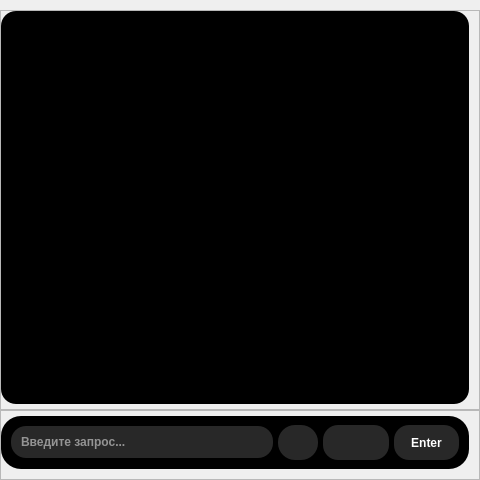
              <widget class="QFrame" name="Consol">
               <property name="sizePolicy">
                <sizepolicy hsizetype="Expanding" vsizetype="Expanding">
                 <horstretch>0</horstretch>
                 <verstretch>0</verstretch>
                </sizepolicy>
               </property>
               <property name="minimumSize">
                <size>
                 <width>480</width>
                 <height>480</height>
                </size>
               </property>
               <property name="maximumSize">
                <size>
                 <width>800</width>
                 <height>640</height>
                </size>
               </property>
               <property name="frameShape">
                <enum>QFrame::NoFrame</enum>
               </property>
               <property name="frameShadow">
                <enum>QFrame::Plain</enum>
               </property>
               <property name="lineWidth">
                <number>0</number>
               </property>
               <layout class="QVBoxLayout" name="verticalLayout_2">
                <property name="spacing">
                 <number>0</number>
                </property>
                <property name="leftMargin">
                 <number>0</number>
                </property>
                <property name="topMargin">
                 <number>10</number>
                </property>
                <property name="rightMargin">
                 <number>0</number>
                </property>
                <property name="bottomMargin">
                 <number>0</number>
                </property>
                <item>
                 <widget class="QFrame" name="Display">
                  <property name="sizePolicy">
                   <sizepolicy hsizetype="Expanding" vsizetype="Preferred">
                    <horstretch>0</horstretch>
                    <verstretch>0</verstretch>
                   </sizepolicy>
                  </property>
                  <property name="minimumSize">
                   <size>
                    <width>480</width>
                    <height>0</height>
                   </size>
                  </property>
                  <property name="maximumSize">
                   <size>
                    <width>720</width>
                    <height>600</height>
                   </size>
                  </property>
                  <property name="styleSheet">
                   <string notr="true"/>
                  </property>
                  <property name="frameShape">
                   <enum>QFrame::StyledPanel</enum>
                  </property>
                  <property name="frameShadow">
                   <enum>QFrame::Raised</enum>
                  </property>
                  <layout class="QHBoxLayout" name="horizontalLayout_4">
                   <property name="spacing">
                    <number>0</number>
                   </property>
                   <property name="leftMargin">
                    <number>0</number>
                   </property>
                   <property name="topMargin">
                    <number>0</number>
                   </property>
                   <property name="rightMargin">
                    <number>10</number>
                   </property>
                   <property name="bottomMargin">
                    <number>5</number>
                   </property>
                   <item>
                    <widget class="QTextBrowser" name="textBrowser">
                     <property name="font">
                      <font>
                       <family>System</family>
                       <pointsize>12</pointsize>
                       <weight>75</weight>
                       <bold>true</bold>
                      </font>
                     </property>
                     <property name="focusPolicy">
                      <enum>Qt::ClickFocus</enum>
                     </property>
                     <property name="contextMenuPolicy">
                      <enum>Qt::NoContextMenu</enum>
                     </property>
                     <property name="styleSheet">
                      <string notr="true">border-radius: 15px;
padding:5px;
background-color: rgb(0,0,0);
color:white;
padding-left: 20px;
writing-mode: vertical-lr;</string>
                     </property>
                     <property name="lineWidth">
                      <number>0</number>
                     </property>
                     <property name="horizontalScrollBarPolicy">
                      <enum>Qt::ScrollBarAlwaysOff</enum>
                     </property>
                     <property name="sizeAdjustPolicy">
                      <enum>QAbstractScrollArea::AdjustIgnored</enum>
                     </property>
                    </widget>
                   </item>
                  </layout>
                 </widget>
                </item>
                <item>
                 <widget class="QFrame" name="Buttons">
                  <property name="sizePolicy">
                   <sizepolicy hsizetype="Ignored" vsizetype="Preferred">
                    <horstretch>0</horstretch>
                    <verstretch>0</verstretch>
                   </sizepolicy>
                  </property>
                  <property name="minimumSize">
                   <size>
                    <width>100</width>
                    <height>70</height>
                   </size>
                  </property>
                  <property name="maximumSize">
                   <size>
                    <width>720</width>
                    <height>70</height>
                   </size>
                  </property>
                  <property name="styleSheet">
                   <string notr="true"/>
                  </property>
                  <property name="frameShape">
                   <enum>QFrame::StyledPanel</enum>
                  </property>
                  <property name="frameShadow">
                   <enum>QFrame::Raised</enum>
                  </property>
                  <layout class="QHBoxLayout" name="horizontalLayout_3">
                   <property name="spacing">
                    <number>0</number>
                   </property>
                   <property name="leftMargin">
                    <number>0</number>
                   </property>
                   <property name="topMargin">
                    <number>5</number>
                   </property>
                   <property name="rightMargin">
                    <number>10</number>
                   </property>
                   <property name="bottomMargin">
                    <number>10</number>
                   </property>
                   <item>
                    <widget class="QFrame" name="frame_2">
                     <property name="sizePolicy">
                      <sizepolicy hsizetype="Expanding" vsizetype="Preferred">
                       <horstretch>0</horstretch>
                       <verstretch>0</verstretch>
                      </sizepolicy>
                     </property>
                     <property name="minimumSize">
                      <size>
                       <width>300</width>
                       <height>0</height>
                      </size>
                     </property>
                     <property name="maximumSize">
                      <size>
                       <width>710</width>
                       <height>70</height>
                      </size>
                     </property>
                     <property name="styleSheet">
                      <string notr="true">background-color: rgb(0, 0, 0);
border-radius: 20px;</string>
                     </property>
                     <property name="frameShape">
                      <enum>QFrame::StyledPanel</enum>
                     </property>
                     <property name="frameShadow">
                      <enum>QFrame::Raised</enum>
                     </property>
                     <layout class="QHBoxLayout" name="horizontalLayout_5">
                      <property name="spacing">
                       <number>5</number>
                      </property>
                      <property name="leftMargin">
                       <number>10</number>
                      </property>
                      <property name="topMargin">
                       <number>0</number>
                      </property>
                      <property name="rightMargin">
                       <number>10</number>
                      </property>
                      <property name="bottomMargin">
                       <number>0</number>
                      </property>
                      <item>
                       <widget class="QLineEdit" name="lineEdit_2">
                        <property name="sizePolicy">
                         <sizepolicy hsizetype="Expanding" vsizetype="Fixed">
                          <horstretch>0</horstretch>
                          <verstretch>0</verstretch>
                         </sizepolicy>
                        </property>
                        <property name="font">
                         <font>
                          <family>System</family>
                          <weight>75</weight>
                          <bold>true</bold>
                         </font>
                        </property>
                        <property name="styleSheet">
                         <string notr="true">border-radius:15px;
padding:8px;
background-color: rgb(40,40,40);
color:white;
</string>
                        </property>
                        <property name="text">
                         <string/>
                        </property>
                        <property name="frame">
                         <bool>true</bool>
                        </property>
                        <property name="alignment">
                         <set>Qt::AlignLeading|Qt::AlignLeft|Qt::AlignVCenter</set>
                        </property>
                        <property name="dragEnabled">
                         <bool>false</bool>
                        </property>
                        <property name="placeholderText">
                         <string>Введите запрос...</string>
                        </property>
                       </widget>
                      </item>
                      <item>
                       <widget class="QPushButton" name="Sub_Button">
                        <property name="sizePolicy">
                         <sizepolicy hsizetype="Fixed" vsizetype="Fixed">
                          <horstretch>0</horstretch>
                          <verstretch>0</verstretch>
                         </sizepolicy>
                        </property>
                        <property name="minimumSize">
                         <size>
                          <width>40</width>
                          <height>35</height>
                         </size>
                        </property>
                        <property name="styleSheet">
                         <string notr="true">border-radius:17px;
background-color:  rgba(40,40,40, 255);
color:white;</string>
                        </property>
                        <property name="text">
                         <string/>
                        </property>
                       </widget>
                      </item>
                      <item>
                       <widget class="QFrame" name="frame_9">
                        <property name="sizePolicy">
                         <sizepolicy hsizetype="Preferred" vsizetype="Maximum">
                          <horstretch>0</horstretch>
                          <verstretch>0</verstretch>
                         </sizepolicy>
                        </property>
                        <property name="minimumSize">
                         <size>
                          <width>66</width>
                          <height>35</height>
                         </size>
                        </property>
                        <property name="styleSheet">
                         <string notr="true">border-radius:15px;
background-color:  rgba(40,40,40, 255);
color:white;
</string>
                        </property>
                        <property name="frameShape">
                         <enum>QFrame::StyledPanel</enum>
                        </property>
                        <property name="frameShadow">
                         <enum>QFrame::Raised</enum>
                        </property>
                        <layout class="QHBoxLayout" name="horizontalLayout_10">
                         <property name="spacing">
                          <number>0</number>
                         </property>
                         <property name="leftMargin">
                          <number>0</number>
                         </property>
                         <property name="topMargin">
                          <number>0</number>
                         </property>
                         <property name="rightMargin">
                          <number>0</number>
                         </property>
                         <property name="bottomMargin">
                          <number>0</number>
                         </property>
                         <item>
                          <widget class="QPushButton" name="deactivate_voice">
                           <property name="sizePolicy">
                            <sizepolicy hsizetype="Fixed" vsizetype="Fixed">
                             <horstretch>0</horstretch>
                             <verstretch>0</verstretch>
                            </sizepolicy>
                           </property>
                           <property name="minimumSize">
                            <size>
                             <width>30</width>
                             <height>30</height>
                            </size>
                           </property>
                           <property name="maximumSize">
                            <size>
                             <width>30</width>
                             <height>30</height>
                            </size>
                           </property>
                           <property name="styleSheet">
                            <string notr="true">border-radius:15px;
background-color:  rgba(40,40,40, 255);
color:white;
</string>
                           </property>
                           <property name="text">
                            <string/>
                           </property>
                           <property name="checkable">
                            <bool>true</bool>
                           </property>
                           <property name="checked">
                            <bool>false</bool>
                           </property>
                          </widget>
                         </item>
                         <item>
                          <widget class="QPushButton" name="pushButton_2">
                           <property name="sizePolicy">
                            <sizepolicy hsizetype="Fixed" vsizetype="Fixed">
                             <horstretch>0</horstretch>
                             <verstretch>0</verstretch>
                            </sizepolicy>
                           </property>
                           <property name="minimumSize">
                            <size>
                             <width>30</width>
                             <height>30</height>
                            </size>
                           </property>
                           <property name="maximumSize">
                            <size>
                             <width>30</width>
                             <height>30</height>
                            </size>
                           </property>
                           <property name="palette">
                            <palette>
                             <active>
                              <colorrole role="WindowText">
                               <brush brushstyle="SolidPattern">
                                <color alpha="255">
                                 <red>255</red>
                                 <green>255</green>
                                 <blue>255</blue>
                                </color>
                               </brush>
                              </colorrole>
                              <colorrole role="Button">
                               <brush brushstyle="SolidPattern">
                                <color alpha="255">
                                 <red>40</red>
                                 <green>40</green>
                                 <blue>40</blue>
                                </color>
                               </brush>
                              </colorrole>
                              <colorrole role="Text">
                               <brush brushstyle="SolidPattern">
                                <color alpha="255">
                                 <red>255</red>
                                 <green>255</green>
                                 <blue>255</blue>
                                </color>
                               </brush>
                              </colorrole>
                              <colorrole role="ButtonText">
                               <brush brushstyle="SolidPattern">
                                <color alpha="255">
                                 <red>255</red>
                                 <green>255</green>
                                 <blue>255</blue>
                                </color>
                               </brush>
                              </colorrole>
                              <colorrole role="Base">
                               <brush brushstyle="SolidPattern">
                                <color alpha="255">
                                 <red>40</red>
                                 <green>40</green>
                                 <blue>40</blue>
                                </color>
                               </brush>
                              </colorrole>
                              <colorrole role="Window">
                               <brush brushstyle="SolidPattern">
                                <color alpha="255">
                                 <red>40</red>
                                 <green>40</green>
                                 <blue>40</blue>
                                </color>
                               </brush>
                              </colorrole>
                             </active>
                             <inactive>
                              <colorrole role="WindowText">
                               <brush brushstyle="SolidPattern">
                                <color alpha="255">
                                 <red>255</red>
                                 <green>255</green>
                                 <blue>255</blue>
                                </color>
                               </brush>
                              </colorrole>
                              <colorrole role="Button">
                               <brush brushstyle="SolidPattern">
                                <color alpha="255">
                                 <red>40</red>
                                 <green>40</green>
                                 <blue>40</blue>
                                </color>
                               </brush>
                              </colorrole>
                              <colorrole role="Text">
                               <brush brushstyle="SolidPattern">
                                <color alpha="255">
                                 <red>255</red>
                                 <green>255</green>
                                 <blue>255</blue>
                                </color>
                               </brush>
                              </colorrole>
                              <colorrole role="ButtonText">
                               <brush brushstyle="SolidPattern">
                                <color alpha="255">
                                 <red>255</red>
                                 <green>255</green>
                                 <blue>255</blue>
                                </color>
                               </brush>
                              </colorrole>
                              <colorrole role="Base">
                               <brush brushstyle="SolidPattern">
                                <color alpha="255">
                                 <red>40</red>
                                 <green>40</green>
                                 <blue>40</blue>
                                </color>
                               </brush>
                              </colorrole>
                              <colorrole role="Window">
                               <brush brushstyle="SolidPattern">
                                <color alpha="255">
                                 <red>40</red>
                                 <green>40</green>
                                 <blue>40</blue>
                                </color>
                               </brush>
                              </colorrole>
                             </inactive>
                             <disabled>
                              <colorrole role="WindowText">
                               <brush brushstyle="SolidPattern">
                                <color alpha="255">
                                 <red>255</red>
                                 <green>255</green>
                                 <blue>255</blue>
                                </color>
                               </brush>
                              </colorrole>
                              <colorrole role="Button">
                               <brush brushstyle="SolidPattern">
                                <color alpha="255">
                                 <red>40</red>
                                 <green>40</green>
                                 <blue>40</blue>
                                </color>
                               </brush>
                              </colorrole>
                              <colorrole role="Text">
                               <brush brushstyle="SolidPattern">
                                <color alpha="255">
                                 <red>255</red>
                                 <green>255</green>
                                 <blue>255</blue>
                                </color>
                               </brush>
                              </colorrole>
                              <colorrole role="ButtonText">
                               <brush brushstyle="SolidPattern">
                                <color alpha="255">
                                 <red>255</red>
                                 <green>255</green>
                                 <blue>255</blue>
                                </color>
                               </brush>
                              </colorrole>
                              <colorrole role="Base">
                               <brush brushstyle="SolidPattern">
                                <color alpha="255">
                                 <red>40</red>
                                 <green>40</green>
                                 <blue>40</blue>
                                </color>
                               </brush>
                              </colorrole>
                              <colorrole role="Window">
                               <brush brushstyle="SolidPattern">
                                <color alpha="255">
                                 <red>40</red>
                                 <green>40</green>
                                 <blue>40</blue>
                                </color>
                               </brush>
                              </colorrole>
                             </disabled>
                            </palette>
                           </property>
                           <property name="font">
                            <font>
                             <family>System</family>
                             <weight>75</weight>
                             <bold>true</bold>
                            </font>
                           </property>
                           <property name="styleSheet">
                            <string notr="true">border-radius:15px;
background-color:  rgba(40,40,40, 255);
color:white;
</string>
                           </property>
                           <property name="text">
                            <string/>
                           </property>
                           <property name="iconSize">
                            <size>
                             <width>16</width>
                             <height>16</height>
                            </size>
                           </property>
                           <property name="checkable">
                            <bool>true</bool>
                           </property>
                          </widget>
                         </item>
                        </layout>
                       </widget>
                      </item>
                      <item>
                       <widget class="QPushButton" name="pushButton_4">
                        <property name="sizePolicy">
                         <sizepolicy hsizetype="Fixed" vsizetype="Fixed">
                          <horstretch>0</horstretch>
                          <verstretch>0</verstretch>
                         </sizepolicy>
                        </property>
                        <property name="minimumSize">
                         <size>
                          <width>65</width>
                          <height>35</height>
                         </size>
                        </property>
                        <property name="maximumSize">
                         <size>
                          <width>65</width>
                          <height>35</height>
                         </size>
                        </property>
                        <property name="font">
                         <font>
                          <family>System</family>
                          <weight>75</weight>
                          <bold>true</bold>
                         </font>
                        </property>
                        <property name="styleSheet">
                         <string notr="true">
QPushButton {
border-radius:15px;
padding:5px;
background-color: rgb(40,40,40);
color:white;
}
QPushButton:hover {
border-radius:15px;
padding:5px;
background-color: rgb(20,20,20);
color:white;
}
QPushButton: pressed{
background-color: rgb(10,10,10);
}</string>
                        </property>
                        <property name="text">
                         <string>Enter</string>
                        </property>
                       </widget>
                      </item>
                     </layout>
                    </widget>
                   </item>
                  </layout>
                 </widget>
                </item>
               </layout>
              </widget>
